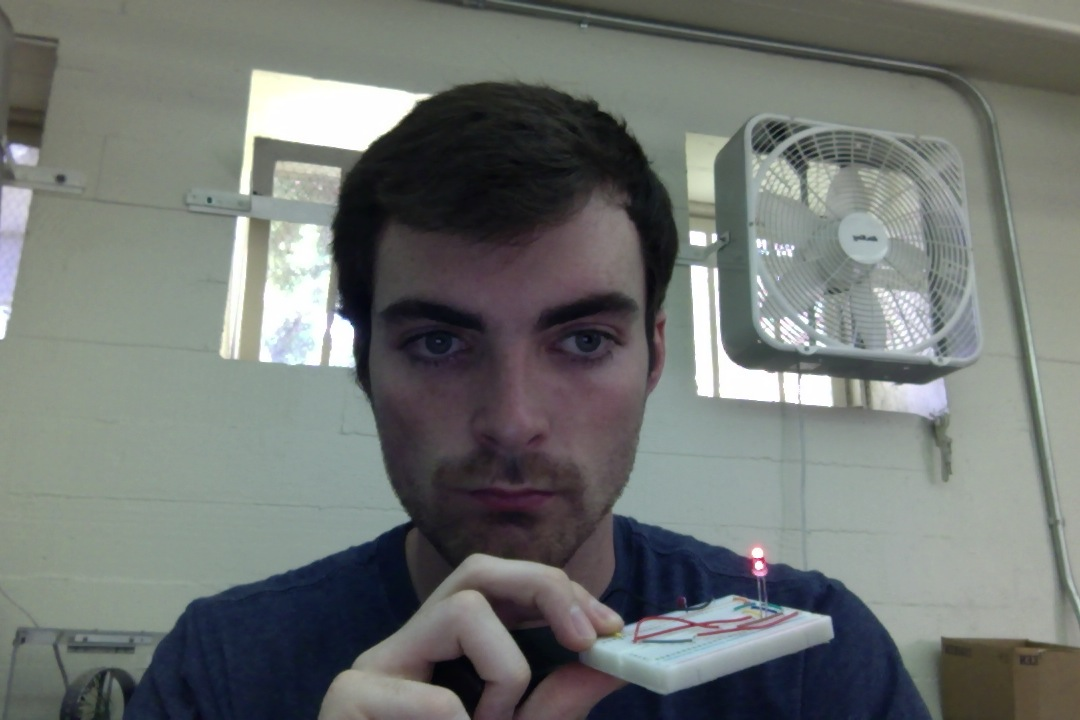
//> input picture matlab/test.jpg, 1080 x 720 px, given in place of the camera
$ ./track   (built with g++ and OpenCV 4)
//> lines starting //> are read from the running program, lines starting //| are printed output that depends on the picture; after the words box and inside, x2 and y2 are one past the last pixel; in counts of white or black regions, pixels touching at a corner belong together
#include "opencv2/highgui/highgui.hpp"
#include "opencv2/imgproc/imgproc.hpp"
#include <iostream>
#include <ctime>
#include <sys/time.h>

using namespace cv;
using namespace std;

long get_mtime(){
    struct timeval start;
    gettimeofday(&start, NULL);
    long mtime = ((start.tv_sec) * 1000 + start.tv_usec/1000.0) + 0.5;
    return mtime;
}

class Ticker{
    float alpha;
    float frequency;
    int count;
    int print_period;
    time_t previous_time;
public:
    Ticker(){
        this->alpha = .5;
        this->frequency = 0;
        this->count = 0;
        this->previous_time = get_mtime();
        this->print_period = 20;
    }
    void tick(){

        this->count += 1;
        double now = get_mtime();
        float diff = (now-this->previous_time)/1000.0;
        this->previous_time = now;

        if(diff==0)
            return;

        float new_frequency = 1.0/diff;
        this->frequency = this->alpha*new_frequency
                            + (1-this->alpha)*this->frequency;

        if(this->count % this->print_period == 0)
            printf("Frequency %f Hz\n",this->frequency);
    }
};

void FindBlobs(const cv::Mat &binary, std::vector < std::vector<cv::Point2i> > &blobs)
{
    blobs.clear();

    // Fill the label_image with the blobs
    // 0  - background
    // 1  - unlabelled foreground
    // 2+ - labelled foreground

    cv::Mat label_image;
    binary.convertTo(label_image, CV_32SC1);

    int label_count = 2; // starts at 2 because 0,1 are used already

    for(int y=0; y < label_image.rows; y++) {
        int *row = (int*)label_image.ptr(y);
        for(int x=0; x < label_image.cols; x++) {
            if(row[x] != 1) {
                continue;
            }

            cv::Rect rect;
            cv::floodFill(label_image, cv::Point(x,y), label_count, &rect, 0, 0, 4);

            std::vector <cv::Point2i> blob;

            for(int i=rect.y; i < (rect.y+rect.height); i++) {
                int *row2 = (int*)label_image.ptr(i);
                for(int j=rect.x; j < (rect.x+rect.width); j++) {
                    if(row2[j] != label_count) {
                        continue;
                    }

                    blob.push_back(cv::Point2i(j,i));
                }
            }

            blobs.push_back(blob);

            label_count++;
        }
    }
}


int main(int argc, char* argv[])
{
    Ticker t;
    VideoCapture cap(0); // open the video file for reading
    if ( !cap.isOpened() )  // if not success, exit program
    {
        cout << "Cannot open the video file" << endl;
        return -1;
    }

    //cap.set(CV_CAP_PROP_POS_MSEC, 300); //start the video at 300ms
    double fps = cap.get(CV_CAP_PROP_FPS); //get the frames per seconds of the video
    cout << "Frame per seconds : " << fps << endl;
    namedWindow("MyVideo",CV_WINDOW_AUTOSIZE); //create a window called "MyVideo"


    while(1)
    {
        Mat frame;
        Mat small;
        Mat filtered;
        Mat binary;

        vector<vector<Point2i> > blobs;

        bool bSuccess = cap.read(frame); // read a new frame from video
//> frame is the input picture: 720 rows x 1080 cols, CV_8UC3; mean B, G, R 113.9, 116.8, 112.5

        if (!bSuccess) //if not success, break loop
        {
            cout << "Cannot read the frame from video file" << endl;
            break;
        }

        //downsample
        pyrDown(frame,small,Size(frame.cols/2.0,frame.rows/2.0));

        //threshold
        inRange(small, Scalar(250,250,250),Scalar(255,255,255), filtered);
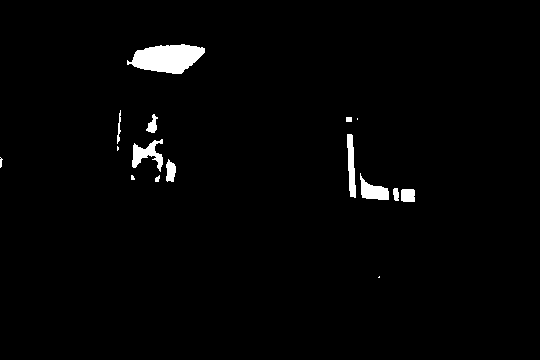
//> filtered: 360 rows x 540 cols, CV_8UC1; 1.8% white; 16 white regions (4 under 20 px), largest, box (x1, y1, x2, y2) and area: (127, 44, 205, 74) 1594, (132, 139, 163, 172) 465, (360, 173, 389, 200) 408

        cv::threshold(filtered, binary, 0.0, 1.0, cv::THRESH_BINARY);

        //find countours
        FindBlobs(binary,blobs);
//> in FindBlobs, `binary.convertTo(label_image, CV_32SC1);`: label_image: 360 rows x 540 cols, CV_32SC1; values 0 (black) and 1 (white), 1.8% white; 16 white regions (4 under 20 px)
//> the loop in FindBlobs, `for(int y=0; y < label_image.rows; y++)` made 360 passes
//> label_count on passes 1 to 3: 2, 2, 2
//> after the loop in FindBlobs, `for(int y=0; y < label_image.rows; y++)`:
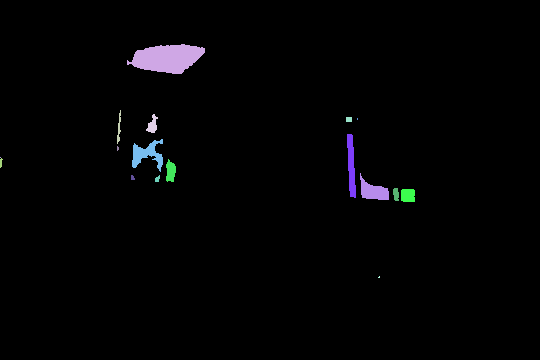
//> label_image: 360 rows x 540 cols, CV_32SC1; 18 distinct labels, from 0 to 18; one colour per label, 0 black
//> after the loop in FindBlobs, `for(int y=0; y < label_image.rows; y++)`: label_count = 19; blobs = 17 contours, 14 with area under 20; largest, box (x1, y1, x2, y2) and area: (127, 44, 205, 74) 393, (132, 139, 163, 172) 379, (360, 173, 389, 200) 142
        cv::Mat output = cv::Mat::zeros(binary.size(), CV_8UC3);

        for(size_t i=0; i < blobs.size(); i++) {
            unsigned char r = 255 * (rand()/(1.0 + RAND_MAX));
            unsigned char g = 255 * (rand()/(1.0 + RAND_MAX));
            unsigned char b = 255 * (rand()/(1.0 + RAND_MAX));

            if((int)blobs[i].size() < 1000){
                for(size_t j=0; j < blobs[i].size(); j++) {
                    int x = blobs[i][j].x;
                    int y = blobs[i][j].y;

                    output.at<cv::Vec3b>(y,x)[0] = b;
                    output.at<cv::Vec3b>(y,x)[1] = g;
                    output.at<cv::Vec3b>(y,x)[2] = r;
                }
            }
        }
//> this loop made 17 passes

        t.tick();

        imshow("MyVideo", output); //show the frame in "MyVideo" window

        if(waitKey(30) == 27) //wait for 'esc' key press for 30 ms. If 'esc' key is pressed, break loop
//> the Esc key is pressed
        {
            cout << "esc key is pressed by user" << endl;
            break;
        }
    }

    return 0;
}
